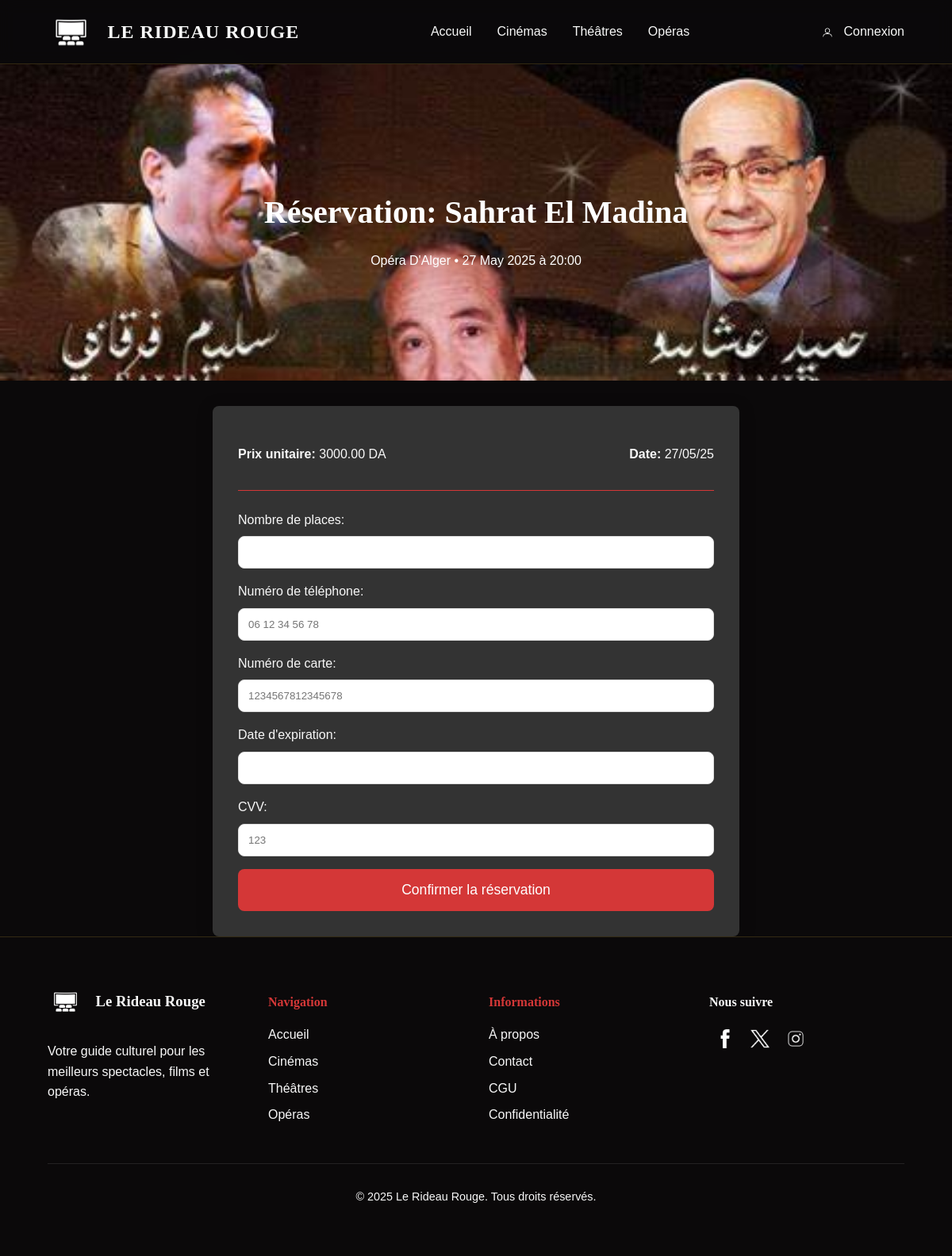
The app's page /reservation.php?id=10 with its own data.
### tables this page shows
CREATE TABLE events (
    id INT AUTO_INCREMENT PRIMARY KEY,
    title VARCHAR(100) NOT NULL,
    event_description TEXT,
    image_path VARCHAR(255),
    category ENUM('cinema','theatre','opera') NOT NULL,
    date_event DATETIME NOT NULL,
    venue VARCHAR(100) NOT NULL,
    price DECIMAL(10,2) NOT NULL
);

### reservation.php (the view, shortened to what this page needs)
<?php
require 'database/db_connect.php';
try {
    $event_id = (int)$_GET['id'];
    $sql = "SELECT * FROM events WHERE id = $event_id";
    $result = $conn->query($sql);
    $event = $result->fetch();
} catch (PDOException $e) {
    die("Erreur de base de données: " . $e->getMessage());
}
?>
<!DOCTYPE html>
<html lang="fr">
<head>
    <link rel="stylesheet" href="styles/EventStyle.css">
    <link rel="stylesheet" href="styles/style.css">
</head>
<body>
    <?php include 'includes/Header.php'; ?>
    <div class="reservation-hero" style="background-image: url('images/<?php echo $event['image_path'] ?>');">
        <div class="reservation-hero-content">
            <h2>Réservation: <?php echo $event['title'] ?></h2>
            <p><?php echo $event['venue']?> •
                <?php echo date('d M Y à H:i', strtotime($event['date_event'])) ?></p>
        </div>
    </div>
    <div class="reservation-container">
        <div class="reservation-info">
            <div>
                <p><strong>Prix unitaire:</strong> <?php echo $event['price'] ?> DA</p>
            </div>
            <div>
                <p><strong>Date:</strong> <?php echo date('d/m/y', strtotime($event['date_event'])) ?></p>
            </div>
        </div>
        <form method="POST" action="reservation.php" class="reservation-form">
            <div class="form-group">
                <label for="quantity">Nombre de places:</label>
                <input type="number" id="quantity" name="quantity" min="1" max="10" required>
            </div>
            <div class="form-group">
                <label for="phone">Numéro de téléphone:</label>
                <input type="tel" id="phone" name="phone" pattern="^[0-9 +]{10,15}$" placeholder="06 12 34 56 78"
                    required>
            </div>
            <div class="form-group">
                <label for="card">Numéro de carte:</label>
                <input type="text" id="card" name="card" inputmode="numeric" pattern="^[0-9]{16}$" maxlength="16"
                    placeholder="1234567812345678" required>
            </div>
            <div class="form-group">
                <label for="expiry">Date d'expiration:</label>
                <input type="text" id="expiry" name="expiry" pattern="^(0[1-9]|1[0-2])\/\d{2}$ placeholder=" MM/AA"
                    required>
            </div>
            <div class="form-group">
                <label for="cvv">CVV:</label>
                <input type="text" id="cvv" name="cvv" inputmode="numeric" pattern="^[0-9]{3}$" maxlength="3"
                    placeholder="123" required>
            </div>
            <button type="submit" name="submit" class="btn-confirm">Confirmer la réservation</button>
        </form>
    </div>
    <?php include 'includes/Footer.php'; ?>
</body>
</html>

### styles/style.css (style rules this page uses)
:root { --primary-color: #8b0000; --secondary-color: #b22222; --accent-color: #d43737; --light-color: #f8f8f8; --dark-color: #0b090a; --gray-color: #333333; --font-main: "Playfair Display", serif; --font-secondary: "Montserrat", sans-serif; --transition: all 0.3s ease; --shadow: 0 4px 20px rgba(0, 0, 0, 0.25); --border-radius: 8px; --overlay-dark: rgba(0, 0, 0, 0.7); --header-bg: rgba(11, 9, 10, 0.9); }
body { font-family: var(--font-secondary); margin: 0; padding: 0; background-color: var(--dark-color); color: var(--light-color); line-height: 1.6; padding-top: 80px; }
h1, h2, h3, h4, h5, h6 { font-family: var(--font-main); font-weight: 700; }

### records on screen
events: image_path (picture), title "Sahrat El Madina", venue "Opéra D'Alger", date_event "27 May 2025 à 20:00", price "3000.00", date_event "27/05/25"
